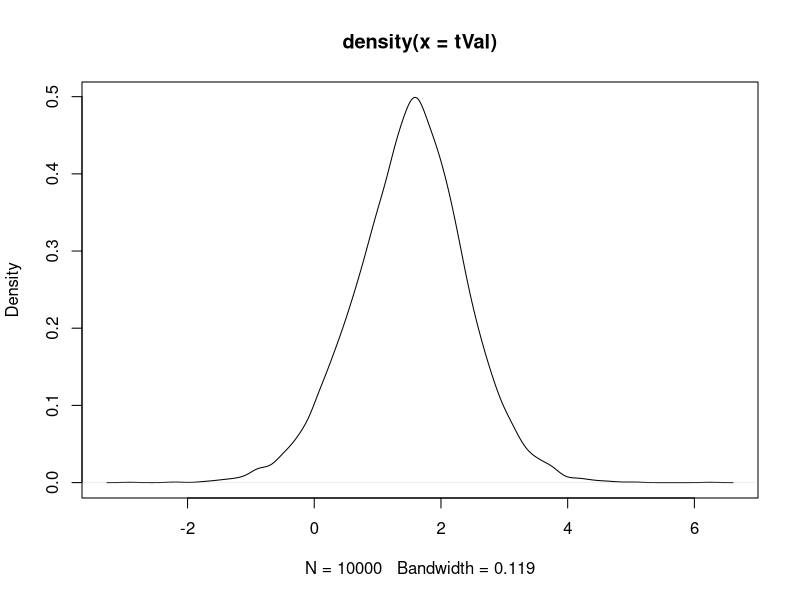

R code for this plot:
## ---- chunk 1
knitr::opts_chunk$set(echo = TRUE)
## ---- chunk 2
monteCarloSimulation<-function (T,a){
  tStat<-0
  #this loop will simulate the entire procee for 10000 times
  for(n in 1:10000){
    set.seed(n)
    e<-rnorm(T+50) #generated T+50 random number so that we need to discard the first 50 variables
    y<-0           # initialising y
    #This for loop will generate the data
    for (t in 2:(T+50)) {
      y[t]=a*y[t-1]+e[t]
    }
    y<-ts(y[50:T+50]) #discarding first 50 values
    y_lag<-lag(y)
    lag_diff<-y-y_lag #calculate the first difference
    model=lm(lag_diff ~ y_lag[1:(length(y_lag)-1)]) #estimate the value of a
    tStat[n]<-summary(model)$coefficients[2,3] #returns the t-stats
  }
  return(tStat)
}
## ---- chunk 3

tVal<-monteCarloSimulation(100, 1)
plot(density(tVal))

## ---- chunk 4
mean(tVal)
